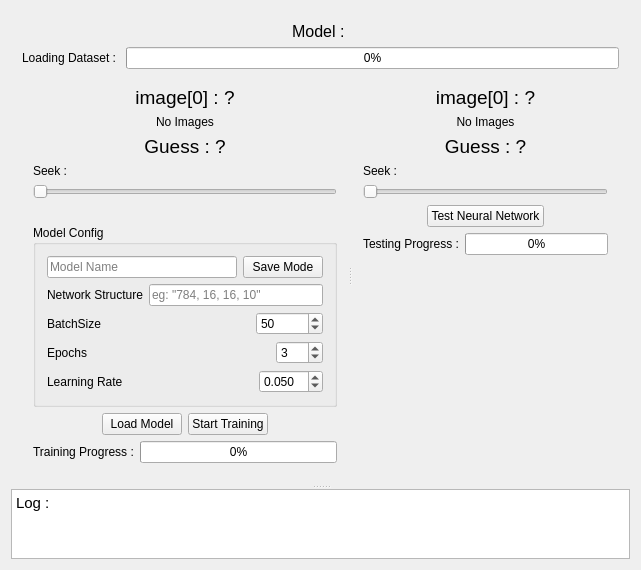
<?xml version="1.0" encoding="UTF-8"?>
<ui version="4.0">
 <class>MainWindow</class>
 <widget class="QMainWindow" name="MainWindow">
  <property name="geometry">
   <rect>
    <x>0</x>
    <y>0</y>
    <width>641</width>
    <height>530</height>
   </rect>
  </property>
  <property name="windowTitle">
   <string>MainWindow</string>
  </property>
  <widget class="QWidget" name="centralWidget">
   <layout class="QVBoxLayout" name="verticalLayout_5">
    <item>
     <widget class="QSplitter" name="splitter_2">
      <property name="orientation">
       <enum>Qt::Vertical</enum>
      </property>
      <widget class="QWidget" name="layoutWidget">
       <layout class="QVBoxLayout" name="verticalLayout_3" stretch="0,0,10">
        <item>
         <widget class="QLabel" name="modelLabel">
          <property name="font">
           <font>
            <pointsize>12</pointsize>
           </font>
          </property>
          <property name="text">
           <string>Model : </string>
          </property>
          <property name="alignment">
           <set>Qt::AlignCenter</set>
          </property>
         </widget>
        </item>
        <item>
         <layout class="QHBoxLayout" name="horizontalLayout_11">
          <item>
           <widget class="QLabel" name="loadingLabel">
            <property name="text">
             <string>Loading Dataset : </string>
            </property>
           </widget>
          </item>
          <item>
           <widget class="QProgressBar" name="loadingProgressBar">
            <property name="value">
             <number>0</number>
            </property>
           </widget>
          </item>
         </layout>
        </item>
        <item>
         <widget class="QSplitter" name="splitter">
          <property name="orientation">
           <enum>Qt::Horizontal</enum>
          </property>
          <widget class="QWidget" name="layoutWidget">
           <layout class="QVBoxLayout" name="verticalLayout">
            <item>
             <widget class="QLabel" name="trainImgLabel">
              <property name="font">
               <font>
                <pointsize>14</pointsize>
               </font>
              </property>
              <property name="text">
               <string>image[0] : ?</string>
              </property>
              <property name="alignment">
               <set>Qt::AlignCenter</set>
              </property>
             </widget>
            </item>
            <item>
             <widget class="QLabel" name="traingingImagesLabel">
              <property name="sizePolicy">
               <sizepolicy hsizetype="Preferred" vsizetype="Preferred">
                <horstretch>0</horstretch>
                <verstretch>0</verstretch>
               </sizepolicy>
              </property>
              <property name="minimumSize">
               <size>
                <width>0</width>
                <height>0</height>
               </size>
              </property>
              <property name="text">
               <string>No Images</string>
              </property>
              <property name="alignment">
               <set>Qt::AlignCenter</set>
              </property>
             </widget>
            </item>
            <item>
             <widget class="QLabel" name="trainGuessLabel">
              <property name="font">
               <font>
                <pointsize>14</pointsize>
               </font>
              </property>
              <property name="text">
               <string>Guess : ?</string>
              </property>
              <property name="alignment">
               <set>Qt::AlignCenter</set>
              </property>
             </widget>
            </item>
            <item>
             <widget class="QLabel" name="label">
              <property name="text">
               <string>Seek : </string>
              </property>
             </widget>
            </item>
            <item>
             <widget class="QSlider" name="trainImagSeekSlider">
              <property name="minimum">
               <number>0</number>
              </property>
              <property name="maximum">
               <number>59999</number>
              </property>
              <property name="value">
               <number>0</number>
              </property>
              <property name="orientation">
               <enum>Qt::Horizontal</enum>
              </property>
             </widget>
            </item>
            <item>
             <spacer name="verticalSpacer">
              <property name="orientation">
               <enum>Qt::Vertical</enum>
              </property>
              <property name="sizeType">
               <enum>QSizePolicy::Fixed</enum>
              </property>
              <property name="sizeHint" stdset="0">
               <size>
                <width>5</width>
                <height>20</height>
               </size>
              </property>
             </spacer>
            </item>
            <item>
             <widget class="QGroupBox" name="groupBox">
              <property name="title">
               <string>Model Config</string>
              </property>
              <layout class="QVBoxLayout" name="verticalLayout_4">
               <item>
                <layout class="QHBoxLayout" name="horizontalLayout_2" stretch="10,0">
                 <item>
                  <widget class="QLineEdit" name="modelNameLineEdit">
                   <property name="placeholderText">
                    <string>Model Name</string>
                   </property>
                  </widget>
                 </item>
                 <item>
                  <widget class="QPushButton" name="saveModelBtn">
                   <property name="text">
                    <string>Save Mode</string>
                   </property>
                  </widget>
                 </item>
                </layout>
               </item>
               <item>
                <layout class="QHBoxLayout" name="horizontalLayout_6">
                 <item>
                  <widget class="QLabel" name="label_5">
                   <property name="text">
                    <string>Network Structure</string>
                   </property>
                  </widget>
                 </item>
                 <item>
                  <widget class="QLineEdit" name="nnStructLineEdit">
                   <property name="placeholderText">
                    <string>eg: &quot;784, 16, 16, 10&quot;</string>
                   </property>
                  </widget>
                 </item>
                </layout>
               </item>
               <item>
                <layout class="QHBoxLayout" name="horizontalLayout" stretch="10,0">
                 <item>
                  <widget class="QLabel" name="label_2">
                   <property name="text">
                    <string>BatchSize</string>
                   </property>
                  </widget>
                 </item>
                 <item>
                  <widget class="QSpinBox" name="batchSizeSpinBox">
                   <property name="minimum">
                    <number>1</number>
                   </property>
                   <property name="maximum">
                    <number>999999999</number>
                   </property>
                   <property name="value">
                    <number>50</number>
                   </property>
                  </widget>
                 </item>
                </layout>
               </item>
               <item>
                <layout class="QHBoxLayout" name="horizontalLayout_5" stretch="10,0">
                 <item>
                  <widget class="QLabel" name="label_4">
                   <property name="text">
                    <string>Epochs</string>
                   </property>
                  </widget>
                 </item>
                 <item>
                  <widget class="QSpinBox" name="epochsSpinBox">
                   <property name="minimum">
                    <number>1</number>
                   </property>
                   <property name="maximum">
                    <number>100</number>
                   </property>
                   <property name="value">
                    <number>3</number>
                   </property>
                  </widget>
                 </item>
                </layout>
               </item>
               <item>
                <layout class="QHBoxLayout" name="horizontalLayout_7" stretch="10,0">
                 <item>
                  <widget class="QLabel" name="label_6">
                   <property name="text">
                    <string>Learning Rate</string>
                   </property>
                  </widget>
                 </item>
                 <item>
                  <widget class="QDoubleSpinBox" name="lrSpinBox">
                   <property name="decimals">
                    <number>3</number>
                   </property>
                   <property name="minimum">
                    <double>0.001000000000000</double>
                   </property>
                   <property name="maximum">
                    <double>10.000000000000000</double>
                   </property>
                   <property name="singleStep">
                    <double>0.500000000000000</double>
                   </property>
                   <property name="value">
                    <double>0.050000000000000</double>
                   </property>
                  </widget>
                 </item>
                </layout>
               </item>
              </layout>
             </widget>
            </item>
            <item>
             <layout class="QHBoxLayout" name="horizontalLayout_4">
              <item>
               <spacer name="horizontalSpacer">
                <property name="orientation">
                 <enum>Qt::Horizontal</enum>
                </property>
                <property name="sizeHint" stdset="0">
                 <size>
                  <width>40</width>
                  <height>20</height>
                 </size>
                </property>
               </spacer>
              </item>
              <item>
               <widget class="QPushButton" name="loadModelSpinBox">
                <property name="text">
                 <string>Load Model</string>
                </property>
               </widget>
              </item>
              <item>
               <widget class="QPushButton" name="startTrainingBtn">
                <property name="text">
                 <string>Start Training</string>
                </property>
               </widget>
              </item>
              <item>
               <spacer name="horizontalSpacer_2">
                <property name="orientation">
                 <enum>Qt::Horizontal</enum>
                </property>
                <property name="sizeHint" stdset="0">
                 <size>
                  <width>40</width>
                  <height>20</height>
                 </size>
                </property>
               </spacer>
              </item>
             </layout>
            </item>
            <item>
             <layout class="QHBoxLayout" name="horizontalLayout_8">
              <item>
               <widget class="QLabel" name="label_7">
                <property name="text">
                 <string>Training Progress :</string>
                </property>
               </widget>
              </item>
              <item>
               <widget class="QProgressBar" name="traingingProgressBar">
                <property name="value">
                 <number>0</number>
                </property>
               </widget>
              </item>
             </layout>
            </item>
           </layout>
          </widget>
          <widget class="QWidget" name="layoutWidget_2">
           <layout class="QVBoxLayout" name="verticalLayout_2" stretch="0,0,0,0,0,0,0,0">
            <item>
             <widget class="QLabel" name="testImgLabel">
              <property name="font">
               <font>
                <pointsize>14</pointsize>
               </font>
              </property>
              <property name="text">
               <string>image[0] : ?</string>
              </property>
              <property name="alignment">
               <set>Qt::AlignCenter</set>
              </property>
             </widget>
            </item>
            <item>
             <widget class="QLabel" name="testingImagesLabel">
              <property name="sizePolicy">
               <sizepolicy hsizetype="Preferred" vsizetype="Preferred">
                <horstretch>0</horstretch>
                <verstretch>0</verstretch>
               </sizepolicy>
              </property>
              <property name="minimumSize">
               <size>
                <width>0</width>
                <height>0</height>
               </size>
              </property>
              <property name="text">
               <string>No Images</string>
              </property>
              <property name="alignment">
               <set>Qt::AlignCenter</set>
              </property>
             </widget>
            </item>
            <item>
             <widget class="QLabel" name="testGuessLabel">
              <property name="font">
               <font>
                <pointsize>14</pointsize>
               </font>
              </property>
              <property name="text">
               <string>Guess : ?</string>
              </property>
              <property name="alignment">
               <set>Qt::AlignCenter</set>
              </property>
             </widget>
            </item>
            <item>
             <widget class="QLabel" name="label_3">
              <property name="text">
               <string>Seek : </string>
              </property>
             </widget>
            </item>
            <item>
             <widget class="QSlider" name="testImgSeekSlider">
              <property name="maximum">
               <number>9999</number>
              </property>
              <property name="orientation">
               <enum>Qt::Horizontal</enum>
              </property>
             </widget>
            </item>
            <item>
             <layout class="QHBoxLayout" name="horizontalLayout_9">
              <item>
               <spacer name="horizontalSpacer_3">
                <property name="orientation">
                 <enum>Qt::Horizontal</enum>
                </property>
                <property name="sizeHint" stdset="0">
                 <size>
                  <width>40</width>
                  <height>20</height>
                 </size>
                </property>
               </spacer>
              </item>
              <item>
               <widget class="QPushButton" name="testNNBtn">
                <property name="text">
                 <string>Test Neural Network</string>
                </property>
               </widget>
              </item>
              <item>
               <spacer name="horizontalSpacer_4">
                <property name="orientation">
                 <enum>Qt::Horizontal</enum>
                </property>
                <property name="sizeHint" stdset="0">
                 <size>
                  <width>40</width>
                  <height>20</height>
                 </size>
                </property>
               </spacer>
              </item>
             </layout>
            </item>
            <item>
             <layout class="QHBoxLayout" name="horizontalLayout_10">
              <item>
               <widget class="QLabel" name="label_8">
                <property name="text">
                 <string>Testing Progress :</string>
                </property>
               </widget>
              </item>
              <item>
               <widget class="QProgressBar" name="testingProgressBar">
                <property name="value">
                 <number>0</number>
                </property>
               </widget>
              </item>
             </layout>
            </item>
            <item>
             <spacer name="verticalSpacer_2">
              <property name="orientation">
               <enum>Qt::Vertical</enum>
              </property>
              <property name="sizeType">
               <enum>QSizePolicy::Expanding</enum>
              </property>
              <property name="sizeHint" stdset="0">
               <size>
                <width>20</width>
                <height>40</height>
               </size>
              </property>
             </spacer>
            </item>
           </layout>
          </widget>
         </widget>
        </item>
       </layout>
      </widget>
      <widget class="QPlainTextEdit" name="logPTE">
       <property name="font">
        <font>
         <pointsize>11</pointsize>
        </font>
       </property>
       <property name="readOnly">
        <bool>true</bool>
       </property>
       <property name="plainText">
        <string>Log : 
</string>
       </property>
      </widget>
     </widget>
    </item>
   </layout>
  </widget>
  <widget class="QMenuBar" name="menuBar">
   <property name="geometry">
    <rect>
     <x>0</x>
     <y>0</y>
     <width>641</width>
     <height>20</height>
    </rect>
   </property>
  </widget>
 </widget>
 <layoutdefault spacing="6" margin="11"/>
 <resources/>
 <connections/>
</ui>
